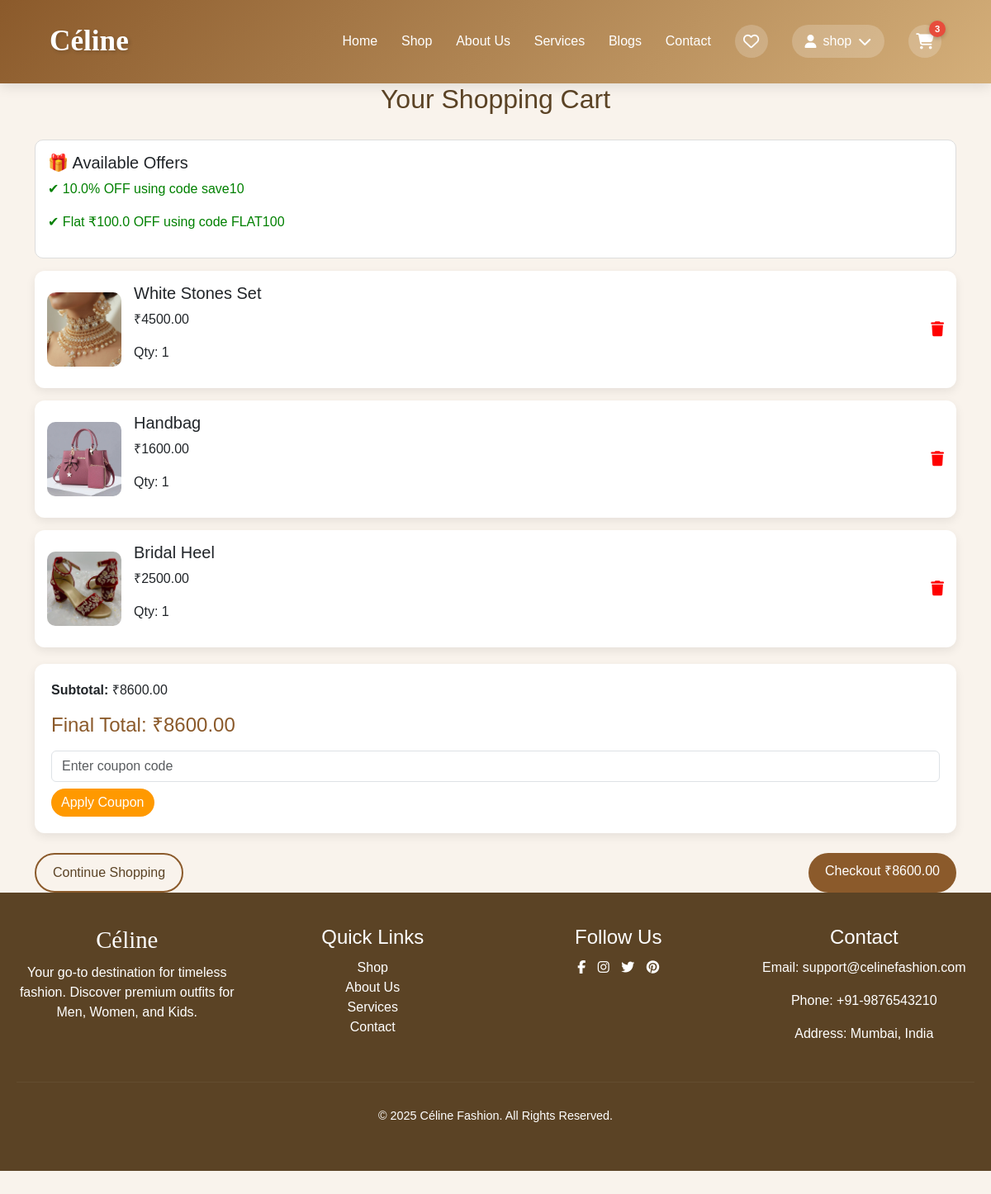
The app's page /cart (signed in) with its own data.
### app1/models.py (models this page shows, shortened)
class CartItem(models.Model):
    product = models.ForeignKey(Product, on_delete=models.CASCADE)
    quantity = models.PositiveIntegerField(default=1)
    size = models.CharField(max_length=10, blank=True, null=True)
    user = models.ForeignKey(User, on_delete=models.CASCADE)
    date_added = models.DateTimeField(auto_now_add=True)

class Product(models.Model):
    SIZE_CHOICES = (
        ('clothing', 'clothing'),
        ('footwear', 'Footwear'),
        ('none', 'No Size'),
    )
    name = models.CharField(max_length=100)
    price = models.DecimalField(max_digits=10, decimal_places=2)
    image = models.ImageField(upload_to='products/')
    description = models.TextField(blank=True)
    category = models.ForeignKey(Category, on_delete=models.CASCADE, related_name='products')
    color = models.CharField(max_length=50, blank=True, null=True)
    size_type = models.CharField(max_length=20, choices=SIZE_CHOICES, default='none')
    created_at = models.DateTimeField(auto_now_add=True)

### app1/views.py (the view, shortened to what this page needs)
# urls.py: path('cart', views.cart, name='cart'),
def cart(request):
    cart_items = CartItem.objects.filter(user=request.user)
    total_price = sum(
        (item.product.price * item.quantity for item in cart_items),
        Decimal('0.00')
    )
    cart_item_count = sum(item.quantity for item in cart_items)
    coupons = Coupon.objects.filter(active=True)
    coupon = None
    discount = Decimal('0.00')
    savings_message = None
    coupon_id = request.session.get('coupon_id')
    final_total = max(total_price - discount, Decimal('0.00'))
    offers = []
    for c in coupons:
        if c.is_percentage:
            offers.append(f"{c.discount}% OFF using code {c.code}")
        else:
            offers.append(f"Flat ₹{c.discount} OFF using code {c.code}")
    if not offers:
        offers.append("Use coupons to get exciting discounts!")
    return render(request, 'cart.html', {
        'cart_items': cart_items,
        'total_price': total_price,
        'cart_item_count': cart_item_count,
        'coupons': coupons,
        'coupon': coupon,
        'discount': discount,
        'final_total': final_total,
        'savings_message': savings_message,
        'offers': offers,  # ✅ IMPORTANT
    })

### app1/context_processors.py (called while the page is built)
def cart_count(request):
    if request.user.is_authenticated:
        cart_items = CartItem.objects.filter(user=request.user)
        cart_item_count = sum(item.quantity for item in cart_items)
        return {'cart_item_count': cart_item_count}
    return {'cart_item_count': 0}

### app1/templates/cart.html (shortened to what this page needs)
{% load static %}
<!DOCTYPE html>
<html lang="en">
<head>
<link rel="stylesheet" href="{% static 'css/home.css' %}">
<link rel="stylesheet" href="https://cdnjs.cloudflare.com/ajax/libs/font-awesome/6.7.2/css/all.min.css">
<link href="https://cdn.jsdelivr.net/npm/bootstrap@5.3.0/dist/css/bootstrap.min.css" rel="stylesheet">
</head>
<body>
{% include 'header.html' %}
<section class="cart-section">
<h2>Your Shopping Cart</h2>
<div class="container">
{% if cart_items %}
<div class="offers-box">
  <h5>🎁 Available Offers</h5>
  {% for offer in offers %}
    <p class="offer-item">✔ {{ offer }}</p>
  {% empty %}
    <p class="offer-item">✔ Use coupons to get discounts!</p>
  {% endfor %}
</div>
{% for i in cart_items %}
<div class="cart-item">
  <img src="{{ i.product.image.url }}">
  <div>
    <h5>{{ i.product.name }}</h5>
    <p>₹{{ i.product.price }}</p>
    <p>Qty: {{ i.quantity }}</p>
  </div>
  <a href="remove_from_cart/{{i.id}}" class="remove-btn ms-auto">
    <i class="fas fa-trash"></i>
  </a>
</div>
{% endfor %}
<div class="cart-summary">
  <p><strong>Subtotal:</strong> ₹{{ total_price }}</p>
  <h4>Final Total: ₹{{ final_total }}</h4>
  <form method="POST" action="{% url 'apply_coupon' %}" class="mt-3">
    <input type="text" name="coupon" placeholder="Enter coupon code" class="form-control mb-2">
    <button class="btn-apply">Apply Coupon</button>
  </form>
</div>
<div class="d-flex justify-content-between mt-4">
  <a href="shop" class="continue-btn">Continue Shopping</a>
  <a href="checkouts" class="checkout-btn">
    Checkout ₹{{ final_total }}
  </a>
</div>
{% else %}
<div class="text-center">
  <h4>Your cart is empty</h4>
  <a href="shop" class="continue-btn mt-3">Start Shopping</a>
</div>
{% endif %}
</div>
</section>
{% include 'footer.html' %}
</body>
</html>

### app1/templates/header.html (shortened to what this page needs)
<nav>
    <div class="logo">
        <span>Céline</span>
    </div>
    <div class="nav-links">
        <a href="{% url 'home' %}">Home</a>
        <a href="{% url 'shop' %}">Shop</a>
        <a href="{% url 'about' %}">About Us</a>
        <a href="{% url 'services' %}">Services</a>
        <a href="{% url 'blog' %}">Blogs</a>
        <a href="{% url 'contact' %}">Contact</a>
        {% if user.is_authenticated %}
        <a href="{% url 'wishlist' %}" class="icon-link">
            <i class="fa-regular fa-heart"></i>
        </a>
        <div class="user-dropdown">
            <button class="user-btn">
                <i class="fa-solid fa-user"></i>
                {{ user.username }}
                <i class="fa-solid fa-chevron-down"></i>
            </button>
        </div>
        {% else %}
            <a href="{% url 'signup' %}">Sign Up</a>
            <a href="{% url 'login' %}" class="icon-link"><i class="fa-solid fa-user"></i></a>
        {% endif %}
        <a href="{% url 'cart' %}" class="icon-link cart-link">
            <i class="fa-solid fa-cart-shopping"></i>
            {% if cart_item_count and cart_item_count > 0 %}
                <span class="cart-count">{{ cart_item_count }}</span>
            {% endif %}
        </a>
    </div>
</nav>

### app1/static/css/home.css (style rules this page uses)
:root { --primary-color: #1a1a1a; --secondary-color: #5b4325; --accent-color: #d4af37; --light-bg: #f9f3ec; --white: #ffffff; --text-dark: #333333; --text-light: #777777; --transition: all 0.3s ease; --shadow: 0 5px 15px rgba(0, 0, 0, 0.1); --shadow-hover: 0 10px 25px rgba(0, 0, 0, 0.15); }
* { margin: 0; padding: 0; box-sizing: border-box; }
body { font-family: 'Montserrat', sans-serif; line-height: 1.6; color: var(--text-dark); overflow-x: hidden; }
.form-control { padding: 0.8rem 1.5rem; border: none; border-radius: 50px; font-size: 1rem; }

### app1/templates/cart.html (style rules this page uses)
body { background: #f9f3ec; font-family: 'Montserrat', sans-serif; }
.cart-section h2 { text-align: center; margin-bottom: 30px; color: #5b4325; }
.cart-item { display: flex; align-items: center; background: #fff; padding: 15px; border-radius: 12px; margin-bottom: 15px; box-shadow: 0 4px 12px rgba(0,0,0,0.08); transition: 0.3s; }
.cart-item img { width: 90px; height: 90px; border-radius: 10px; object-fit: cover; margin-right: 15px; }
.remove-btn { color: red; font-size: 18px; }
.cart-summary { background: #fff; padding: 20px; border-radius: 12px; margin-top: 20px; box-shadow: 0 4px 12px rgba(0,0,0,0.08); }
.cart-summary h4 { margin-top: 15px; color: #8b5a2b; }
.btn-apply { background: #ff9900; border: none; color: #fff; padding: 5px 12px; border-radius: 20px; }
.checkout-btn { background: #8b5a2b; color: white; padding: 10px 20px; border-radius: 30px; text-decoration: none; }
.continue-btn { border: 2px solid #8b5a2b; padding: 10px 20px; border-radius: 30px; text-decoration: none; color: #5b4325; }
.offers-box { background: #fff; padding: 15px; border-radius: 10px; border: 1px solid #ddd; margin-bottom: 15px; }
.offer-item { color: green; font-weight: 500; }

### app1/templates/header.html (style rules this page uses)
:root { --primary-color: #8b5a2b; --secondary-color: #d4af7a; --accent-color: #5b4325; --light-bg: #f9f3ec; --dark-text: #333; --light-text: #fff; --gradient-primary: linear-gradient(135deg, #8b5a2b 0%, #d4af7a 100%); --gradient-secondary: linear-gradient(135deg, #d4af7a 0%, #f9f3ec 100%); --gradient-dark: linear-gradient(135deg, #5b4325 0%, #8b5a2b 100%); --shadow: 0 4px 15px rgba(0,0,0,0.1); --transition: all 0.3s ease; }
nav { display: flex; justify-content: space-between; align-items: center; padding: 1.5rem 5%; background: var(--gradient-primary); box-shadow: var(--shadow); position: sticky; top: 0; z-index: 1000; }
.logo { font-family: 'Dancing Script', cursive; font-size: 2.2rem; font-weight: 700; color: var(--light-text); text-shadow: 2px 2px 4px rgba(0,0,0,0.2); }
.nav-links { display: flex; align-items: center; gap: 1.8rem; }
.nav-links a { color: var(--light-text); font-weight: 500; transition: var(--transition); position: relative; padding: 0.5rem 0; text-decoration: none; }
.nav-links a:not(.icon-link)::after { content: ''; position: absolute; bottom: 0; left: 0; width: 0; height: 2px; background: var(--light-text); transition: width 0.3s ease; }
.icon-link { font-size: 1.2rem; background: rgba(255,255,255,0.2); padding: 0.5rem; border-radius: 50%; width: 40px; height: 40px; display: flex; align-items: center; justify-content: center; transition: var(--transition); position: relative; }
.user-dropdown { position: relative; display: inline-block; }
.user-btn { background: rgba(255,255,255,0.2); border: none; cursor: pointer; display: flex; align-items: center; gap: 0.5rem; color: var(--light-text); font-weight: 500; padding: 0.5rem 1rem; border-radius: 25px; transition: var(--transition); font-size: 1rem; }
.cart-link { position: relative; }
.cart-count { position: absolute; top: -5px; right: -5px; background-color: #e74c3c; color: white; border-radius: 50%; width: 20px; height: 20px; font-size: 0.7rem; display: flex; align-items: center; justify-content: center; font-weight: bold; box-shadow: 0 2px 5px rgba(0,0,0,0.2); }

### records on screen
CartItem: product.image (picture), product.name "White Stones Set", product.price "4500.00", quantity "1"
CartItem: product.image (picture), product.name "Handbag", product.price "1600.00", quantity "1"
CartItem: product.image (picture), product.name "Bridal Heel", product.price "2500.00", quantity "1"

### other values on screen
{{ user.username }} "shop"
{{ cart_item_count }} "3"
{{ offer }} "10.0% OFF using code save10" "Flat ₹100.0 OFF using code FLAT100"
{{ total_price }} "8600.00"
{{ final_total }} "8600.00"
